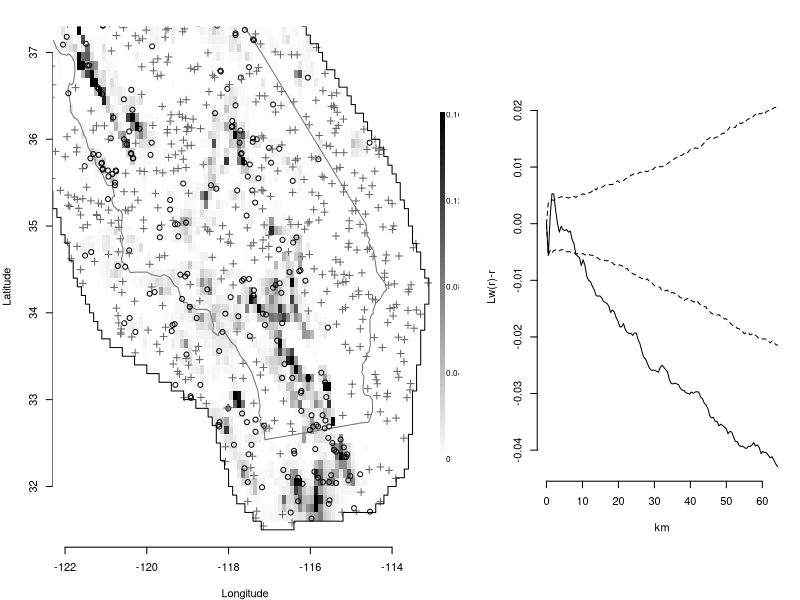
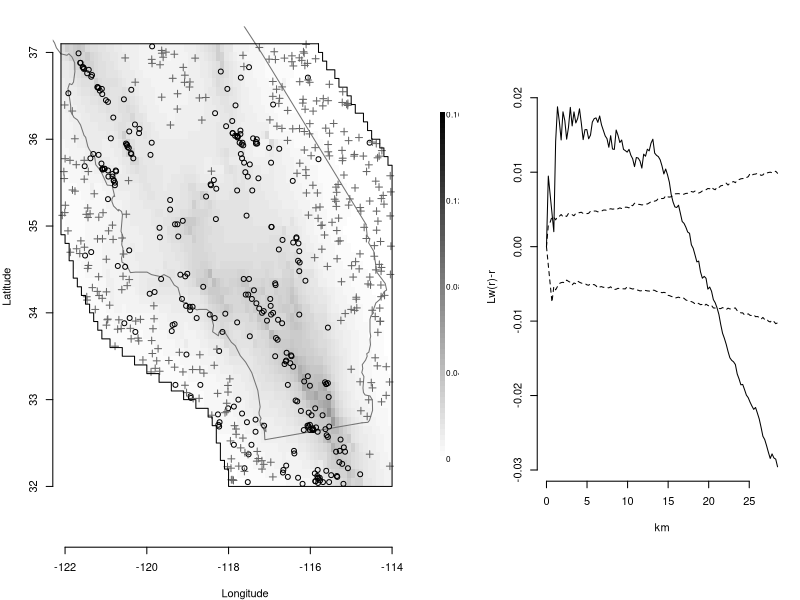
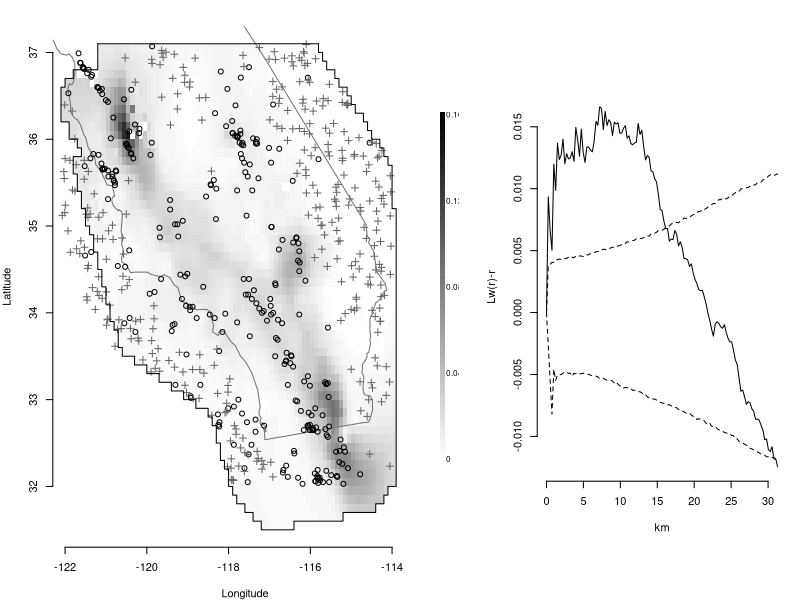

The R source for these figures, in order:
#AUTHOR: Robert Clements
#DATE: 12/11/2011
#SUMMARY: Plots for the ETAS examples in the paper "Evaluation
#         of space-time point process models using super-thinning"

library(maps); library(spatstat)

#shen defines the spatial window that will be plotted for all 3 ETAS models
shen <- read.table("ETAS/data/bg_rate_shen.dat", h=T)

plot.function <- function(resids, data, l.data, r.data, ci1) {
  data[(data$rate >= .16), 9] <- .16
  mx1 <- min(data[,1]); mx2 <- max(data[,1])
  my1 <- min(data[,3]); my2 <- max(data[,3])
  xlines <- seq(mx1, mx2, by=.1)
  ylines <- seq(my1, my2, by=.1)
  
  x.g <- (data$maxlon + data$minlon)/2
  y.g <- (data$maxlat + data$minlat)/2
  nxc <- seq(min(x.g), max(x.g), .1)
  nyc <- seq(min(y.g), max(y.g), .1)
  nxg <- rep(nxc, length(nyc))
  nyg <- c()
  for(i in 1:length(nyc)){
    nyg <- c(nyg, rep(nyc[i], length(nxc)))
  }
  r2 <- rep(0, length(nxg))
  space.n <- data.frame(cbind(x.g, y.g, data$rate))
  space2 <- data.frame(cbind(nxg, nyg, r2))
  space.n[,4] <- paste(space.n[,1], space.n[,2], sep=" ")
  space2[,4] <- paste(space2[,1], space2[,2], sep=" ")
  space2[match(space.n[,4], space2[,4]),3] <- space.n[,3]
  
  immat.data <- matrix(space2$r2, byrow=F, nrow=length(nxc))
  
  temp <- data
  rows <- length(unique(temp[, 4]))
  
  x.left <- c(); x.right <- c(); y.left <- c(); y.right <- c()
  for(i in 1:rows) {
    mtop <- max(temp[,4])
    row <- temp[which(temp[ ,4] == mtop), ]
    xl <- min(row[,1])
    xr <- max(row[,2])
    x.left <- c(x.left, rep(xl, 2))
    x.right <- c(x.right, rep(xr, 2))
    y.left <- c(y.left, row[1,4], row[1,3])
    y.right <- y.left
    temp <- temp[which(temp[ ,4] != mtop), ]
  }
  
  x.right <- rev(x.right)
  y.right <- rev(y.right)
  
  top <- cbind(x.left, y.left)
  bottom <- cbind(x.right, y.right)
  
  space <- rbind(top, bottom)
  space <- unique(space)	
  
  cuts <- seq(0, .16, length.out=66)
  
  #PLOT WITH THE L-FUNCTIONS
  ci1 <- ci1[, -c(128:513)]
  l.data <- l.data[-c(128:513), ]
  r.data <- r.data[-c(128:513), ]
  r.data <- r.data*cos(pi*7/36)*110.85
  ylim1 <- c(min(min(ci1[1,]), min(l.data)), max(max(ci1[2,]), max(l.data)))
  
  layout(matrix(c(1,2,3), ncol=3), widths=c(4,.3,3))
  par(mar=c(4,4,2,.1), bty="n")
  image(nxc, nyc, immat.data, breaks=cuts, col=rev(gray((0:64)/64)), 
        xlim = c(min(shen$minlon)-.2, max(shen$maxlon)+1), 
        ylim = c(min(shen$minlat)-.2, max(shen$maxlat)+.2), xlab = "Longitude", ylab = "Latitude")
  map("state", "ca", add=T, col=gray(0.45))
  points(resids[which(resids$type==1),1], resids[which(resids$type==1),2])
  points(resids[which(resids$type==2),1], resids[which(resids$type==2),2], pch=3, col = grey(.4))
  lines(space[,1], space[,2])
  lines(space[c(1,nrow(space)),1], space[c(1,1),2])
  
  par(mar=c(4,.1,2,1))
  key	<-	(0:64)/64	
  plot(NULL, ylim=c(-.2,1.2), xlim=c(-2, 5), type="n", axes=F, xlab="", ylab="", main="")
  image(-2:0, key, t(matrix(rep(key,2), nrow=65, byrow=F)), add=T, col=rev(gray((0:64)/64)))
  text(c(.3,.3,.3,.3,.3), c(0,.25,.5,.75,1), c(0,.04,.08,.12,paste(.16, "+")), adj=0, cex=.75)
  
  par(mar=c(9,5,7,1))
  plot(r.data, l.data, ylim = ylim1, type="l", xlab = "km", ylab = "Lw(r)-r")
  lines(r.data, ci1[1,], lty=2)
  lines(r.data, ci1[2,], lty=2)
}

#PLOT HELMSTETTER RESIDS WITH BG RATE
#####################################
#####################################
resids <- read.table("ETAS/data/helm_resids_1500.txt", h=T)
helm <- read.table("ETAS/data/bg_rate.dat", h=T)
l.helm <- read.table("ETAS/data/l.helm.txt", h=F)
r.helm <- read.table("ETAS/data/r.helm.txt", h=F)
ci1 <- read.table("ETAS/data/ci1_helm.txt", h=F)

plot.function(resids, helm, l.helm, r.helm, ci1)
#############################
#############################

#PLOT KAGAN RESIDS WITH BG RATE
###############################
###############################

resids <- read.table("ETAS/data/kagan_resids_1000.txt", h=T)
kagan <- read.table("ETAS/data/bg_rate_kagan.dat", h=T)
l.kagan <- read.table("ETAS/data/l.kagan.txt", h=F)
r.kagan <- read.table("ETAS/data/r.kagan.txt", h=F)
ci1 <- read.table("ETAS/data/ci1_kagan.txt", h=F)

plot.function(resids, kagan, l.kagan, r.kagan, ci1)
##############################
##############################

#PLOT SHEN RESIDS WITH BG RATE
##############################
##############################

resids.shen <- read.table("ETAS/data/shen_resids_1000.txt", h=T)
shen <- read.table("ETAS/data/bg_rate_shen.dat", h=T)
l.shen <- read.table("ETAS/data/l.shen.txt", h=F)
r.shen <- read.table("ETAS/data/r.shen.txt", h=F)
ci1 <- read.table("ETAS/data/ci1_shen.txt", h=F)

plot.function(resids, shen, l.shen, r.shen, ci1)
#############################
#############################
